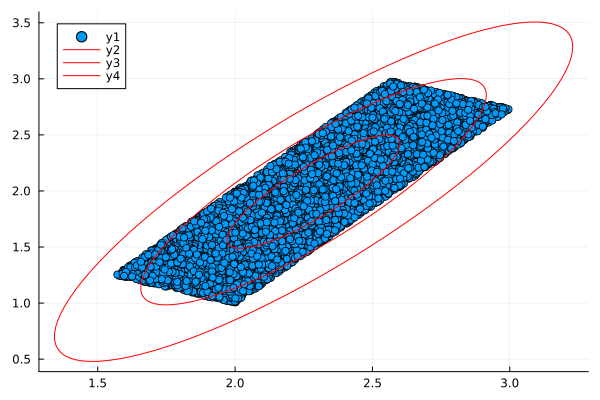

Julia code for this plot:
# This julia file will provide an example of Principle Component Analysis (Noisy Gaussian Data Example)

using Pkg
Pkg.add("LinearAlgebra")
Pkg.add("Random")
Pkg.add("Plots")
Pkg.add("Statistics")

using LinearAlgebra, Random, Plots, Statistics

###GENERATING THE NOISY DATA:

σ = [2; 0.5] # principle axis
x_c = [2; 1] # center of data

#need to apply rotation of the data (using the rotation matrix):
π = pi
θ = π/3
#Some information regarding rotation matrices 
#([cos(θ) sin(θ); -sin(θ) cos(θ)]) rotates clockwise by θ. 
#([cos(θ) -sin(θ); sin(θ) cos(θ)]) rotates counter-clockwise by θ
R = [cos(θ) sin(θ); -sin(θ) cos(θ)] 

npts = 10000 #number of data points

#The 'rand(Float64,(npts, 2))*Diagonal(σ)*R' applies the rotation of the data 
#and 'ones(npts, 2)*Diagonal(x_c)' adds the centering of the data at (2,1)  
X = rand(Float64,(npts, 2))*Diagonal(σ)*R + ones(npts, 2)*Diagonal(x_c) #(10000,2) matrix

###COMPUTE PRINCIPLE COMPONENTS USING PCA & PLOT CONFIDENCE INTERVALS:
x_avg = mean(X, dims=1)

#getting mean subtracted data (B):
B = X - ones(npts, 1)*x_avg

#computing the SVD:
U, S, V = svd(B/sqrt(npts))
S_diagonal = Diagonal(S)

θ = (0:0.01:1)*2*π
#x = rcos(θ) & y = rsin(θ)
X_std = [cos.(θ) sin.(θ)]*S_diagonal*V'

#plotting:
scatter(X[:,1], X[:, 2])
plot!(x_avg[1] .+ X_std[:,1], x_avg[2] .+ X_std[:,2], color=:red, linestyle=:solid)
plot!(x_avg[1] .+ 2*X_std[:,1], x_avg[2] .+ 2*X_std[:,2], color=:red, linestyle=:solid)
plot!(x_avg[1] .+ 3*X_std[:,1], x_avg[2] .+ 3*X_std[:,2], color=:red, linestyle=:solid)
savefig("noisy_gaussian_data_example.png")
